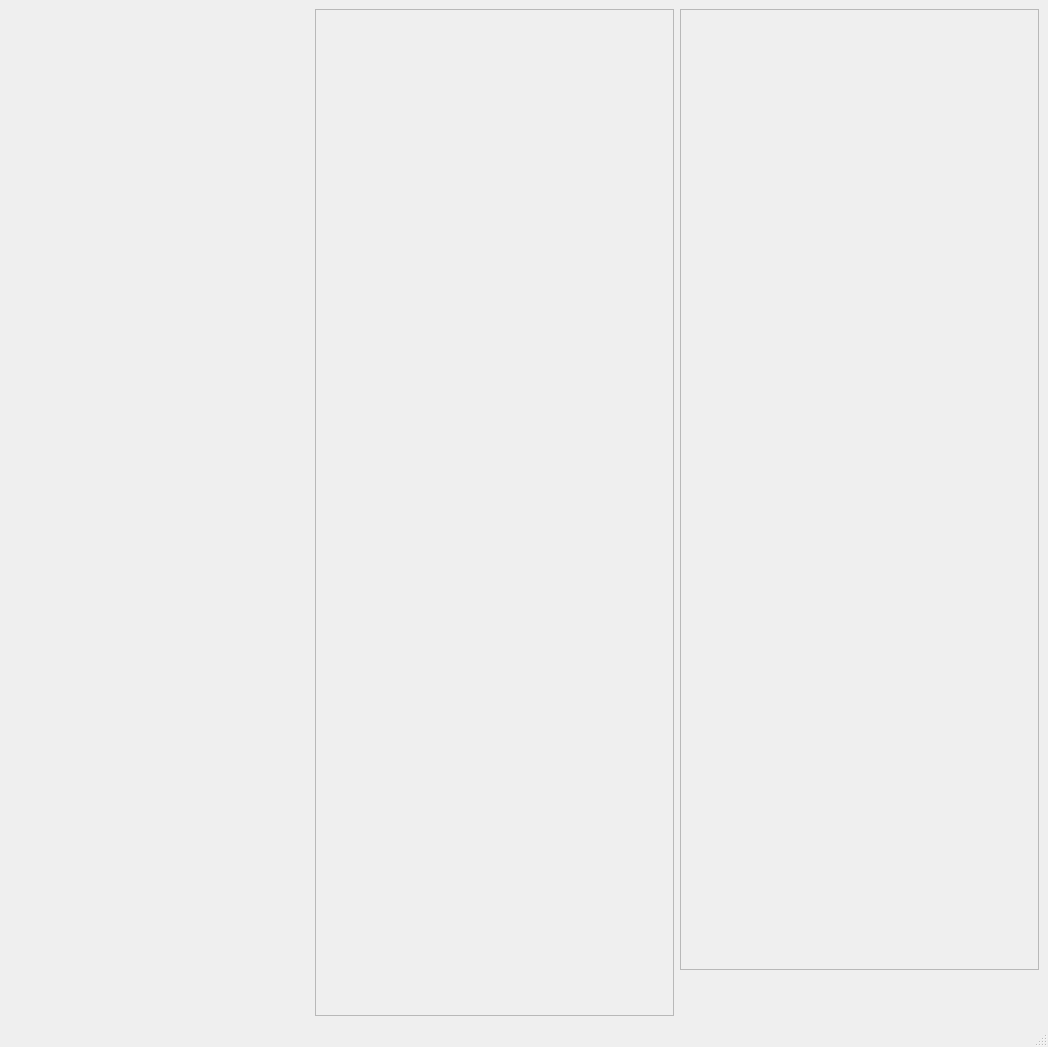
<?xml version="1.0" encoding="UTF-8"?>
<ui version="4.0">
 <class>MainWindow</class>
 <widget class="QMainWindow" name="MainWindow">
  <property name="geometry">
   <rect>
    <x>0</x>
    <y>0</y>
    <width>1048</width>
    <height>1047</height>
   </rect>
  </property>
  <property name="windowTitle">
   <string>MainWindow</string>
  </property>
  <widget class="QWidget" name="centralwidget">
   <layout class="QHBoxLayout" name="horizontalLayout">
    <item>
     <layout class="QVBoxLayout" name="verticalLayout">
      <item>
       <widget class="MemoryWidget" name="memoryWidget" native="true">
        <property name="minimumSize">
         <size>
          <width>300</width>
          <height>300</height>
         </size>
        </property>
        <property name="maximumSize">
         <size>
          <width>300</width>
          <height>16777215</height>
         </size>
        </property>
       </widget>
      </item>
      <item>
       <widget class="StateWidget" name="stateWidget" native="true">
        <property name="minimumSize">
         <size>
          <width>300</width>
          <height>80</height>
         </size>
        </property>
        <property name="maximumSize">
         <size>
          <width>300</width>
          <height>80</height>
         </size>
        </property>
       </widget>
      </item>
      <item>
       <widget class="HeatMapWidget" name="heatMapWidget" native="true">
        <property name="minimumSize">
         <size>
          <width>300</width>
          <height>80</height>
         </size>
        </property>
       </widget>
      </item>
     </layout>
    </item>
    <item>
     <widget class="QScrollArea" name="scrollPts">
      <property name="minimumSize">
       <size>
        <width>120</width>
        <height>260</height>
       </size>
      </property>
      <property name="widgetResizable">
       <bool>true</bool>
      </property>
      <widget class="PointsWidget" name="scrollAreaWidgetContents">
       <property name="geometry">
        <rect>
         <x>0</x>
         <y>0</y>
         <width>349</width>
         <height>970</height>
        </rect>
       </property>
      </widget>
     </widget>
    </item>
    <item>
     <layout class="QVBoxLayout" name="verticalLayout_2">
      <item>
       <widget class="QScrollArea" name="scrollAsm">
        <property name="minimumSize">
         <size>
          <width>120</width>
          <height>200</height>
         </size>
        </property>
        <property name="widgetResizable">
         <bool>true</bool>
        </property>
        <widget class="AsmWidget" name="scrollAreaWidgetContents_2">
         <property name="geometry">
          <rect>
           <x>0</x>
           <y>0</y>
           <width>347</width>
           <height>918</height>
          </rect>
         </property>
        </widget>
       </widget>
      </item>
      <item>
       <widget class="VcrWidget" name="vcrWidget" native="true">
        <property name="minimumSize">
         <size>
          <width>120</width>
          <height>40</height>
         </size>
        </property>
       </widget>
      </item>
     </layout>
    </item>
   </layout>
  </widget>
  <widget class="QMenuBar" name="menubar">
   <property name="geometry">
    <rect>
     <x>0</x>
     <y>0</y>
     <width>1048</width>
     <height>24</height>
    </rect>
   </property>
  </widget>
  <widget class="QStatusBar" name="statusbar"/>
 </widget>
 <customwidgets>
  <customwidget>
   <class>MemoryWidget</class>
   <extends>QWidget</extends>
   <header>memorywidget.h</header>
   <container>1</container>
  </customwidget>
  <customwidget>
   <class>StateWidget</class>
   <extends>QWidget</extends>
   <header>statewidget.h</header>
   <container>1</container>
  </customwidget>
  <customwidget>
   <class>HeatMapWidget</class>
   <extends>QWidget</extends>
   <header>heatmapwidget.h</header>
   <container>1</container>
  </customwidget>
  <customwidget>
   <class>PointsWidget</class>
   <extends>QWidget</extends>
   <header>pointswidget.h</header>
   <container>1</container>
  </customwidget>
  <customwidget>
   <class>AsmWidget</class>
   <extends>QWidget</extends>
   <header>asmwidget.h</header>
   <container>1</container>
  </customwidget>
  <customwidget>
   <class>VcrWidget</class>
   <extends>QWidget</extends>
   <header>vcrwidget.h</header>
   <container>1</container>
  </customwidget>
 </customwidgets>
 <resources/>
 <connections/>
</ui>
